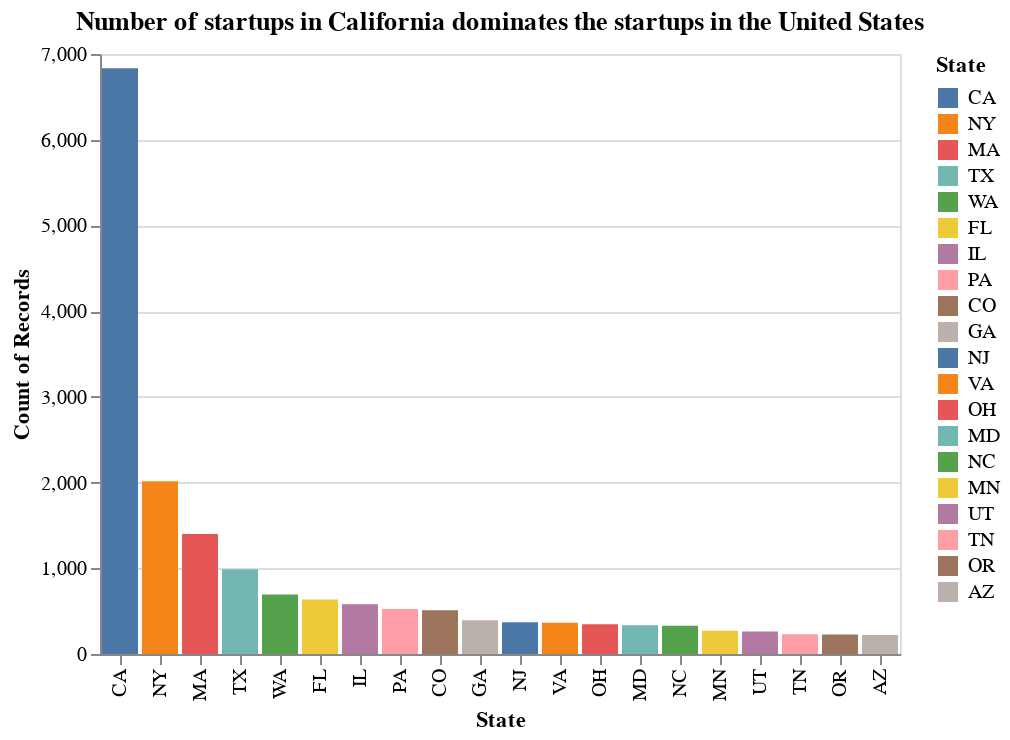

The code cell stored with this chart in its notebook:
### Markdown cell above
- Geographical distribution of startups in the United States

### Code cell
df_usa_state = df_usa.groupby(['state_code'])['name'].count()
df_usa_state = df_usa_state.reset_index().sort_values(by = 'name',ascending = False)[:20]
df_usa_state.rename({'state_code': 'State', 'name': 'Count_of_Records'}, axis=1, inplace=True)

alt.Chart(df_usa_state, title = "Number of startups in California dominates the startups in the United States").mark_bar().encode(
    alt.X('State:N', sort=alt.EncodingSortField(order='descending')),
    alt.Y('Count_of_Records:Q', title = 'Count of Records'),
    alt.Color('State:N', sort=alt.EncodingSortField(order='descending')),
    tooltip = ['State', 'Count_of_Records']
).interactive()

### Figure 1 — Vega-Lite specification as saved in the notebook (floating-point values rounded to 4 significant figures)
{"config": {"view": {"continuousWidth": 400, "continuousHeight": 300}}, "data": {"name": "data-4fefdd0e46a31669d4d964218247fb96"}, "mark": "bar", "encoding": {"color": {"field": "State", "sort": {"order": "descending"}, "type": "nominal"}, "tooltip": [{"field": "State", "type": "nominal"}, {"field": "Count_of_Records", "type": "quantitative"}], "x": {"field": "State", "sort": {"order": "descending"}, "type": "nominal"}, "y": {"field": "Count_of_Records", "title": "Count of Records", "type": "quantitative"}}, "selection": {"selector007": {"type": "interval", "bind": "scales", "encodings": ["x", "y"]}}, "title": "Number of startups in California dominates the startups in the United States", "$schema": "https://vega.github.io/schema/vega-lite/v4.17.0.json", "datasets": {"data-4fefdd0e46a31669d4d964218247fb96": [{"State": "CA", "Count_of_Records": 6833}, {"State": "NY", "Count_of_Records": 2014}, {"State": "MA", "Count_of_Records": 1400}, {"State": "TX", "Count_of_Records": 989}, {"State": "WA", "Count_of_Records": 695}, {"State": "FL", "Count_of_Records": 635}, {"State": "IL", "Count_of_Records": 580}, {"State": "PA", "Count_of_Records": 524}, {"State": "CO", "Count_of_Records": 510}, {"State": "GA", "Count_of_Records": 395}, {"State": "NJ", "Count_of_Records": 371}, {"State": "VA", "Count_of_Records": 365}, {"State": "OH", "Count_of_Records": 347}, {"State": "MD", "Count_of_Records": 336}, {"State": "NC", "Count_of_Records": 329}, {"State": "MN", "Count_of_Records": 270}, {"State": "UT", "Count_of_Records": 263}, {"State": "TN", "Count_of_Records": 230}, {"State": "OR", "Count_of_Records": 228}, {"State": "AZ", "Count_of_Records": 223}]}}
